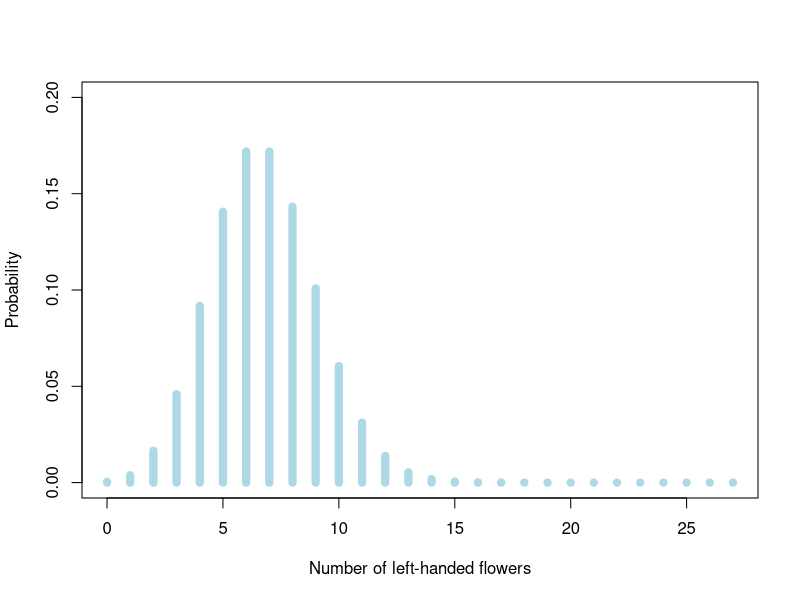
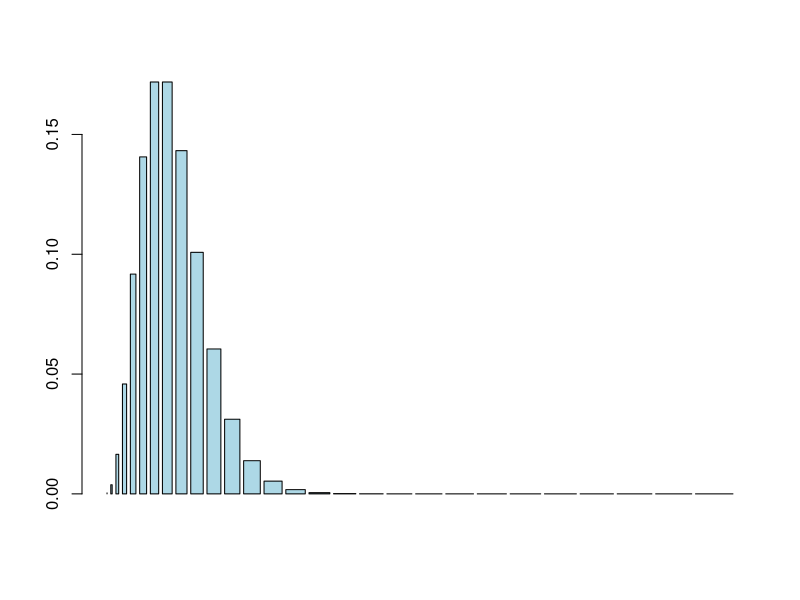

Reproduce these figures in R, in order.
# R code for the examples found in chapter 7 (The binomial distribution) of The Analysis of Biological Data.
# See http://www.r-tutor.com/elementary-statistics/probability-distributions/binomial-distribution

# This calculates the probability that 3 wasps are male from a random sample (trial) of 5 wasps
# where each wasp has a probability p = 0.2 of being male (p. 153).

dbinom(x = 3, size = 5, prob = 0.2)

# This calculates the probability of getting exactly 6 left-handed flowers from 27 randomly chosen
# flowers where the probability of being left-handed = .25 (p. 154)

dbinom(x = 6, size = 27, prob = 0.25)

# Calculate the probabilities of a flower being left-handed when p = .25 and the number of trials = 27.  
# Then plot the results, producing figure 7.1-1 in Analysis of Biological Data.

left_hand.cnt <- 0:27
left_hand.pr  <- rep(0, 28)  

for (idx in 1:28) {
  left_hand.pr[idx] <- dbinom(x = (idx - 1), size = 27, prob = .25) 
}

plot(x = left_hand.cnt, y = left_hand.pr, type = "h", lwd = 8, ylim = c(0, 0.20), 
     col = "lightblue", xlab = "Number of left-handed flowers", ylab = "Probability")

barplot(left_hand.pr, left_hand.cnt, col = "lightblue")

# This calculates the probability of getting exactly 10 out of 25 genes on the X chromosome, when
# the probability of being on the X chromosome is 0.061 (p. 159).

dbinom(x = 10, size = 25, prob = 0.061)

